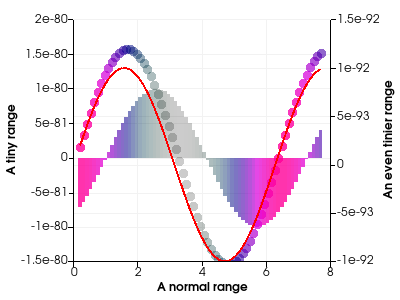

Recreate this plot in Python.
#!/usr/bin/env python
# Demonstrate chart with scalar color mapping on points and bars.

import math

import vtkmodules.vtkInteractionStyle  # noqa: F401
import vtkmodules.vtkRenderingContextOpenGL2  # noqa: F401
import vtkmodules.vtkRenderingOpenGL2  # noqa: F401

from vtkmodules.vtkChartsCore import vtkAxis, vtkChartXY, vtkPlotBar, vtkPlotLine, vtkPlotPoints
from vtkmodules.vtkCommonCore import vtkDoubleArray, vtkLookupTable
from vtkmodules.vtkCommonDataModel import vtkTable
from vtkmodules.vtkRenderingContext2D import vtkContextActor, vtkPen
from vtkmodules.vtkRenderingCore import (
    vtkRenderWindow,
    vtkRenderWindowInteractor,
    vtkRenderer,
)

# Create a table with some points in it.
table = vtkTable()
arr_x = vtkDoubleArray()
arr_x.SetName("X")
table.AddColumn(arr_x)
arr_c = vtkDoubleArray()
arr_c.SetName("f1")
table.AddColumn(arr_c)
arr_s = vtkDoubleArray()
arr_s.SetName("f2")
table.AddColumn(arr_s)
arr_s2 = vtkDoubleArray()
arr_s2.SetName("f3")
table.AddColumn(arr_s2)
arr_color = vtkDoubleArray()
arr_color.SetName("color")
table.AddColumn(arr_color)

num_points = 69
inc = 7.5 / (num_points - 1)
table.SetNumberOfRows(num_points)
for i in range(num_points):
    x = i * inc + 0.2
    table.SetValue(i, 0, x)
    table.SetValue(i, 1, 1.0e-80 * (math.cos(x - 1.0) + math.sin(x - math.pi / 4.0)))
    table.SetValue(i, 2, 1.0e-80 * math.sin(x) * 1e-12)
    table.SetValue(i, 3, 1.0e-80 * math.sin(x - 1.0))
    table.SetValue(i, 4, math.cos(i * inc))

# Create a lookup table.
lut = vtkLookupTable()
lut.SetValueRange(0.0, 1.0)
lut.SetSaturationRange(1.0, 1.0)
lut.SetHueRange(0.4, 0.9)
lut.SetAlphaRange(0.2, 0.8)
lut.SetRange(-1.0, 1.0)
lut.SetRampToLinear()
lut.Build()

# Set up a chart.
chart = vtkChartXY()

points = vtkPlotPoints()
chart.AddPlot(points)
points.SetInputData(table, 0, 1)
points.SetMarkerSize(10.0)
points.ScalarVisibilityOn()
points.SelectColorArray("color")
points.SetLookupTable(lut)

line = vtkPlotLine()
chart.AddPlot(line)
line.SetInputData(table, 0, 2)
line.SetColorF(1.0, 0.0, 0.0)
# Put this plot in a different corner.
chart.SetPlotCorner(line, 1)

bar = vtkPlotBar()
chart.AddPlot(bar)
bar.SetInputData(table, 0, 3)
bar.ScalarVisibilityOn()
bar.SelectColorArray("color")
bar.SetLookupTable(lut)
bar.GetPen().SetLineType(vtkPen.NO_PEN)

chart.GetAxis(vtkAxis.LEFT).SetTitle("A tiny range")
chart.GetAxis(vtkAxis.BOTTOM).SetTitle("A normal range")
chart.GetAxis(vtkAxis.RIGHT).SetTitle("An even tinier range")
chart.SetBarWidthFraction(1.0)

# Context actor and scene wiring.
context_actor = vtkContextActor()
context_actor.GetScene().AddItem(chart)

# Renderer
renderer = vtkRenderer()
renderer.SetBackground(1.0, 1.0, 1.0)
context_actor.GetScene().SetRenderer(renderer)
renderer.AddActor(context_actor)

# Window
render_window = vtkRenderWindow()
render_window.SetSize(400, 300)
render_window.SetMultiSamples(0)
render_window.AddRenderer(renderer)
render_window.SetWindowName("chart double colors")

# Interactor
interactor = vtkRenderWindowInteractor()
interactor.SetRenderWindow(render_window)

interactor.Initialize()
interactor.Start()
